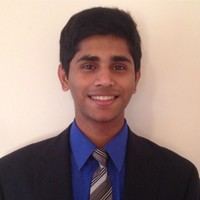
#> input picture 0.jpg, 200 x 200 px
$ python edge_addition.py
#> lines starting #> are read from the running program, lines starting #| are printed output that depends on the picture
import cv2
import numpy as np
import os
from matplotlib import pyplot as plt
from matplotlib import cm
from skimage.transform import hough_line, hough_line_peaks, probabilistic_hough_line
from skimage.feature import canny

# Credit to the opencv / scikit pages for example code

# uses Canny Edge Detection (similar to CartoonGAN) given a path to input image
def canny_edge_detection(path_to_image):
    img = cv2.imread(path_to_image,0)
    edges = cv2.Canny(img,100,200)
    plt.subplot(121),plt.imshow(img,cmap = 'gray')
    plt.title('Original Image'), plt.xticks([]), plt.yticks([])
    plt.subplot(122),plt.imshow(edges,cmap = 'gray')
    plt.title('Edge Image'), plt.xticks([]), plt.yticks([])
    plt.show()
    # concatenate_edge_with_image(edges, img)

# using (Probabilistic) Hough Transform, as taught in class to detect significant edges within an image
def hough_edge_detection(path_to_image):
#> called with path_to_image = '0.jpg'
    img = cv2.imread(path_to_image,0)
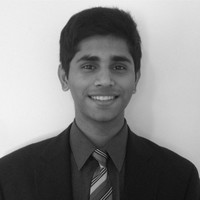
#> img: shape (200, 200); min 4, max 242, mean 137.1
    edges = canny(img, 2, 1, 25)
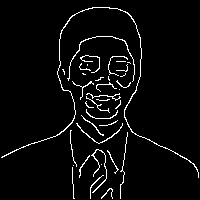
#> edges: shape (200, 200) bool; 4.2% white in thin lines or dots
    lines = probabilistic_hough_line(edges, threshold=10, line_length=5,
                                 line_gap=3)
#> lines = 120 items

    fig, axes = plt.subplots(1, 3, figsize=(15, 5), sharex=True, sharey=True)
    ax = axes.ravel()
    ax[0].imshow(edges * 0)
    for line in lines:
        p0, p1 = line
        ax[0].plot((p0[0], p1[0]), (p0[1], p1[1]))
#> this loop made 120 passes
#> (p0, p1) on passes 1 to 12: ((6, 154), (60, 133)), ((90, 189), (92, 184)), ((21, 147), (35, 142)), ((118, 98), (119, 93)), ((137, 83), (140, 74)), ((142, 137), (135, 134)), ((97, 170), (99, 165)), ((89, 137), (77, 125)), ((122, 170), (127, 132)), ((2, 156), (12, 152)), ((104, 166), (105, 157)), ((131, 98), (140, 76))
    ax[0].set_xlim((0, img.shape[1]))
    ax[0].set_ylim((img.shape[0], 0))
    ax[0].set_title('Probabilistic Hough')

    for a in ax:
        a.set_axis_off()

    plt.tight_layout()
    plt.show()
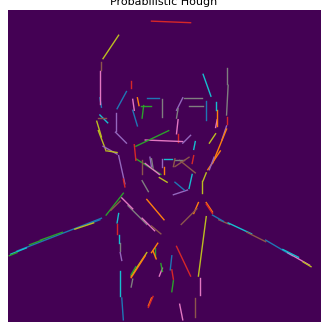
#> figure drawn by matplotlib, 1 panel


# given an image of just edges and an original image, produce an image with a combination (pure addition) of the two
def concatenate_edge_with_image(edge_image, original_image):
    # combined_image = edge_image + original_image
    combined_image = cv2.addWeighted(original_image,0.3,edge_image,0.7,0)
    plt.subplot(121),plt.imshow(original_image,cmap = 'gray')
    plt.title('Original Image'), plt.xticks([]), plt.yticks([])
    plt.subplot(122),plt.imshow(combined_image,cmap = 'gray')
    plt.title('Combined Image'), plt.xticks([]), plt.yticks([])
    plt.show()


# edge_detection("0.jpg")
hough_edge_detection("0.jpg")
